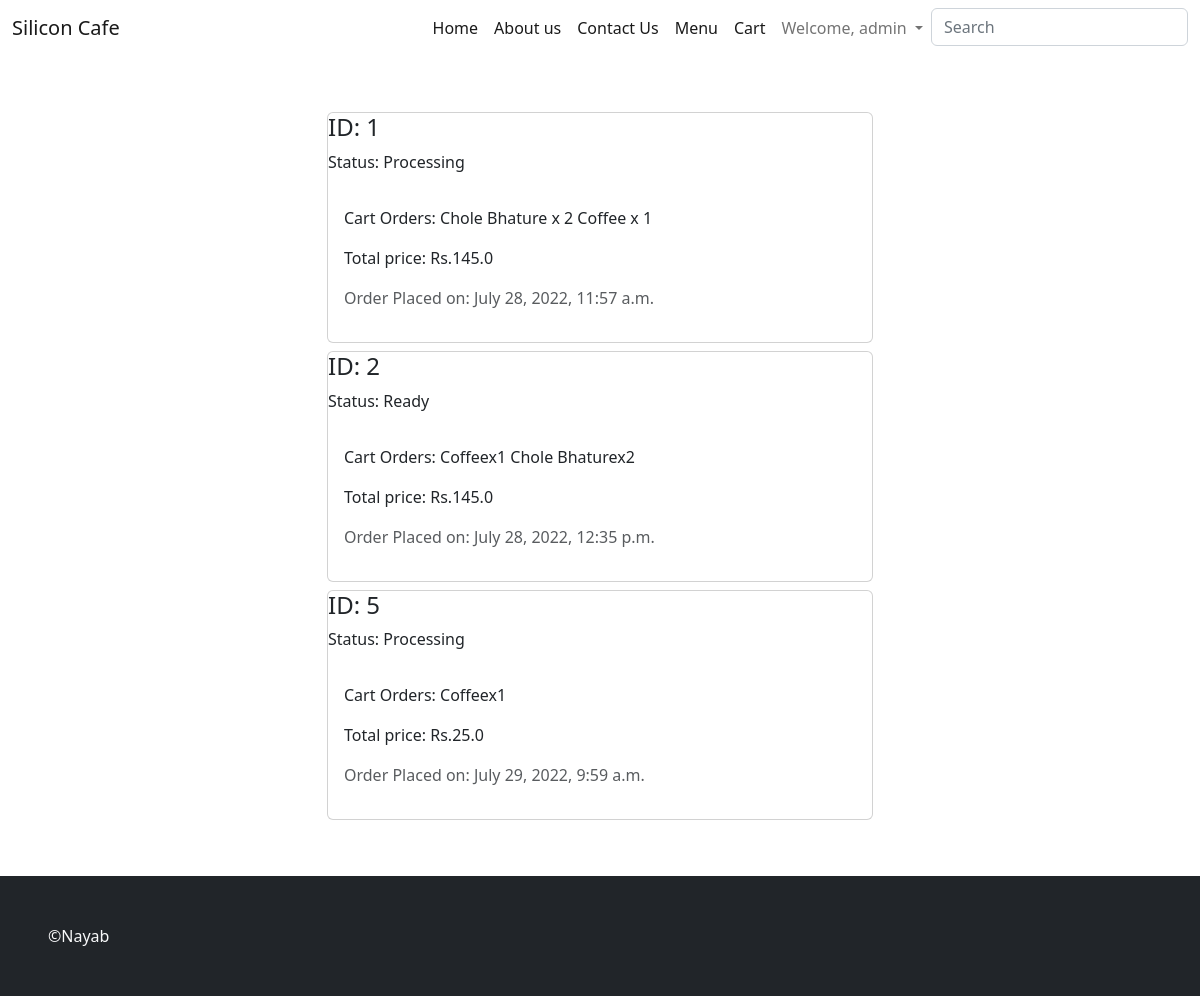
Page /food/orders/ (signed in) on the committed database.
### food/models.py (models this page shows, shortened)
class Order(models.Model):
    user = models.ForeignKey(User,on_delete = models.DO_NOTHING)
    order_details = models.CharField(max_length=500)
    total_price = models.FloatField()
    is_ready = models.BooleanField(default=False)
    is_delivered = models.BooleanField(default=False)
    created_at = models.DateTimeField(auto_now_add=True)
    upfated_at = models.DateTimeField(auto_now=True)

### food/views.py (the view)
# urls.py: path('orders/', views.orders, name="orders"),
def orders(request):
   orders = Order.objects.filter(user=request.user)
   context ={
      "orders" : orders
   }
   return render(request, 'food/orders.html',context)

### templates/food/orders.html
{% extends 'base.html' %}
{% block content %}
    <div class="container">
        <div class="row my-5">
            <div class="col-md-6 mx-auto">
                {% for order in orders %}
                <div class="card my-2">
                    <div clas="card-header d-flex justify-content-between align-items-center">
                        <h4 class="h4">ID: {{order.id}}</h4>
                        <p class="text--lead">Status:
                            {% if order.is_ready and order.is_delivered %}
                                     Delivered
                            {% elif order.is_ready %}
                                     Ready
                            {% else %}
                                     Processing
                            {% endif %}
                        </p>
                    </div>
                    <div class="card-body">
                        <p class="text-lead">Cart Orders: {{order.order_details}}</p>
                        <p>Total price: Rs.{{order.total_price}}</p>
                        <p class="text-muted">Order Placed on: {{order.created_at}}</p>
                    </div>
                </div>
                {% endfor %}
            </div>
        </div>
    </div>
{% endblock content %}

### templates/base.html (shortened to what this page needs)
{% load static %}
<!DOCTYPE html>
<html lang="en">
<head>
    <link rel="stylesheet" href="{% static 'bs/bootstrap.min.css' %}">
    <link rel="stylesheet" href="{% static 'css/style.css' %}">
</head>
<body>
      <nav class="navbar navbar-expand-lg">
        <div class="container-fluid">
          <a class="navbar-brand" href="#">Silicon Cafe</a>
          <div class="collapse navbar-collapse" id="navbarSupportedContent">
            <ul class="navbar-nav ms-auto mb-2 mb-lg-0">
              <li class="nav-item">
                <a class="nav-link active" aria-current="page" href="{% url 'home'%}">Home</a>
              </li>
              <li class="nav-item">
                <a class="nav-link active" aria-current="page" href="{% url 'about us'%}">About us</a>
              </li>
              <li class="nav-item">
                <a class="nav-link active" aria-current="page" href="{% url 'contact us'%}">Contact Us</a>
              </li>
              <li class="nav-item">
                <a class="nav-link active" aria-current="page" href="{% url 'menu' %}">Menu</a>
              </li>
              {% if user.is_authenticated %}
              <li class="nav-item">
                <a class="nav-link active" aria-current="page" href="{% url 'cart' %}">Cart</a>
              </li>
              <li class="nav-item dropdown">
                <a class="nav-link dropdown-toggle" href="#" id="navbarDropdown" role="button" data-bs-toggle="dropdown" aria-expanded="false">
                  Welcome, {{user.username}}
                </a>
              </li>
              {% endif %}
              <form class="form-inline my-2 my-lg-0">
                <input class="form-control mr-sm-2" type="search" placeholder="Search" aria-label="Search" name="search">
                </form>
            </ul>
          </div>
        </div>
      </nav>
      {% block content %}
      {% endblock content %}
      <footer class="bg-dark p-5 text-left text-light">
        &copy;Nayab
      </footer>
</body>
</html>

### rows in the picture
Order: id "1", is_ready "Processing", order_details "Chole Bhature x 2 Coffee x 1", total_price "145.0", created_at "July 28, 2022, 11:57 a.m."
Order: id "2", is_ready "Ready", order_details "Coffeex1 Chole Bhaturex2", total_price "145.0", created_at "July 28, 2022, 12:35 p.m."
Order: id "5", is_ready "Processing", order_details "Coffeex1", total_price "25.0", created_at "July 29, 2022, 9:59 a.m."

### other values in the picture
{{ user.username }} "admin"
